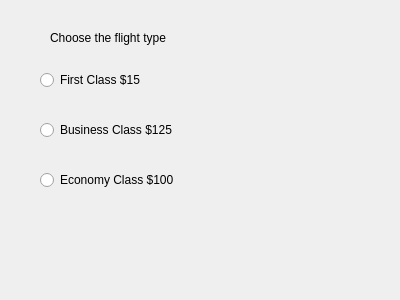
<?xml version="1.0" encoding="UTF-8"?>
<ui version="4.0">
 <class>Dialog</class>
 <widget class="QDialog" name="Dialog">
  <property name="geometry">
   <rect>
    <x>0</x>
    <y>0</y>
    <width>400</width>
    <height>300</height>
   </rect>
  </property>
  <property name="windowTitle">
   <string>Dialog</string>
  </property>
  <widget class="QRadioButton" name="radioButtonFirstClass">
   <property name="geometry">
    <rect>
     <x>40</x>
     <y>70</y>
     <width>100</width>
     <height>20</height>
    </rect>
   </property>
   <property name="text">
    <string>First Class $150</string>
   </property>
  </widget>
  <widget class="QRadioButton" name="radioButtonBusinessClass">
   <property name="geometry">
    <rect>
     <x>40</x>
     <y>120</y>
     <width>161</width>
     <height>20</height>
    </rect>
   </property>
   <property name="text">
    <string>Business Class $125</string>
   </property>
  </widget>
  <widget class="QRadioButton" name="radioButtonEconomyClass">
   <property name="geometry">
    <rect>
     <x>40</x>
     <y>170</y>
     <width>151</width>
     <height>20</height>
    </rect>
   </property>
   <property name="text">
    <string>Economy Class $100</string>
   </property>
  </widget>
  <widget class="QLabel" name="labelFare">
   <property name="geometry">
    <rect>
     <x>50</x>
     <y>30</y>
     <width>171</width>
     <height>16</height>
    </rect>
   </property>
   <property name="text">
    <string>Choose the flight type</string>
   </property>
  </widget>
 </widget>
 <resources/>
 <connections/>
</ui>
